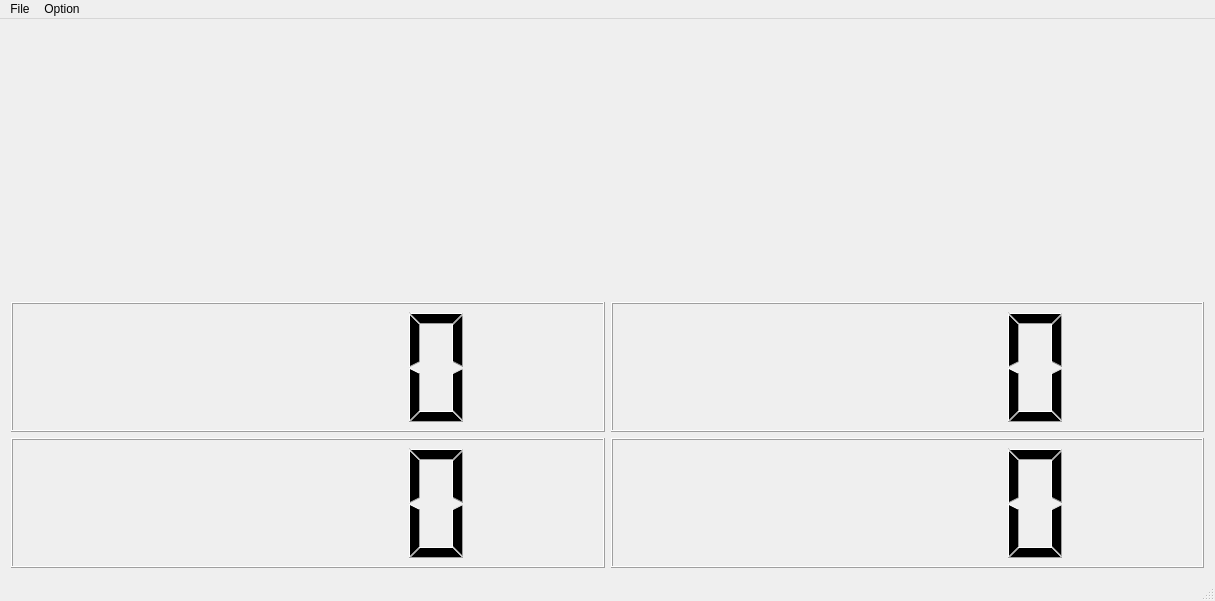
<?xml version="1.0" encoding="UTF-8"?>
<ui version="4.0">
 <class>MainWindow</class>
 <widget class="QMainWindow" name="MainWindow">
  <property name="geometry">
   <rect>
    <x>0</x>
    <y>0</y>
    <width>1215</width>
    <height>601</height>
   </rect>
  </property>
  <property name="maximumSize">
   <size>
    <width>16777215</width>
    <height>16777215</height>
   </size>
  </property>
  <property name="windowTitle">
   <string>Test_TCP</string>
  </property>
  <property name="unifiedTitleAndToolBarOnMac">
   <bool>false</bool>
  </property>
  <widget class="QWidget" name="centralWidget">
   <layout class="QVBoxLayout" name="verticalLayout_3">
    <item>
     <widget class="QCustomPlot" name="plot" native="true"/>
    </item>
    <item>
     <layout class="QHBoxLayout" name="horizontalLayout">
      <item>
       <layout class="QVBoxLayout" name="verticalLayout">
        <item>
         <widget class="QLCDNumber" name="lcdNumber">
          <property name="autoFillBackground">
           <bool>true</bool>
          </property>
         </widget>
        </item>
        <item>
         <widget class="QLCDNumber" name="lcdNumber_3">
          <property name="autoFillBackground">
           <bool>true</bool>
          </property>
         </widget>
        </item>
       </layout>
      </item>
      <item>
       <layout class="QVBoxLayout" name="verticalLayout_2">
        <item>
         <widget class="QLCDNumber" name="lcdNumber_2">
          <property name="autoFillBackground">
           <bool>true</bool>
          </property>
         </widget>
        </item>
        <item>
         <widget class="QLCDNumber" name="lcdNumber_4">
          <property name="autoFillBackground">
           <bool>true</bool>
          </property>
         </widget>
        </item>
       </layout>
      </item>
     </layout>
    </item>
   </layout>
  </widget>
  <widget class="QStatusBar" name="statusBar"/>
  <widget class="QMenuBar" name="menuBar">
   <property name="geometry">
    <rect>
     <x>0</x>
     <y>0</y>
     <width>1215</width>
     <height>20</height>
    </rect>
   </property>
   <widget class="QMenu" name="menus">
    <property name="title">
     <string>Option</string>
    </property>
    <widget class="QMenu" name="menuCommunication">
     <property name="geometry">
      <rect>
       <x>2405</x>
       <y>99</y>
       <width>136</width>
       <height>138</height>
      </rect>
     </property>
     <property name="title">
      <string>Communication</string>
     </property>
     <widget class="QMenu" name="menuDevice_2">
      <property name="title">
       <string>Device 2</string>
      </property>
      <addaction name="actionMODBUS_TCP"/>
     </widget>
     <widget class="QMenu" name="menuDevice_3">
      <property name="enabled">
       <bool>false</bool>
      </property>
      <property name="tearOffEnabled">
       <bool>false</bool>
      </property>
      <property name="title">
       <string>Device 3</string>
      </property>
      <addaction name="actionMODBUS_TCP_3"/>
     </widget>
     <widget class="QMenu" name="menuDevice_4">
      <property name="title">
       <string>Device 4</string>
      </property>
      <addaction name="actionMODBUS_RTU"/>
     </widget>
     <addaction name="actionDevice1"/>
     <addaction name="menuDevice_2"/>
     <addaction name="menuDevice_3"/>
     <addaction name="menuDevice_4"/>
    </widget>
    <addaction name="menuCommunication"/>
   </widget>
   <widget class="QMenu" name="menuFile">
    <property name="title">
     <string>File</string>
    </property>
    <addaction name="actionOpen_File"/>
   </widget>
   <addaction name="menuFile"/>
   <addaction name="menus"/>
  </widget>
  <action name="actionDevice1">
   <property name="text">
    <string>Device 1</string>
   </property>
  </action>
  <action name="actionMODBUS_TCP">
   <property name="checkable">
    <bool>true</bool>
   </property>
   <property name="text">
    <string>MODBUS TCP 2</string>
   </property>
  </action>
  <action name="actionMODBUS_TCP_3">
   <property name="text">
    <string>MODBUS TCP 3</string>
   </property>
  </action>
  <action name="actionMODBUS_RTU">
   <property name="checkable">
    <bool>true</bool>
   </property>
   <property name="text">
    <string>MODBUS RTU</string>
   </property>
  </action>
  <action name="actionOpen_File">
   <property name="text">
    <string>Open File</string>
   </property>
  </action>
 </widget>
 <layoutdefault spacing="6" margin="11"/>
 <customwidgets>
  <customwidget>
   <class>QCustomPlot</class>
   <extends>QWidget</extends>
   <header>qcustomplot.h</header>
   <container>1</container>
  </customwidget>
 </customwidgets>
 <resources/>
 <connections/>
</ui>
